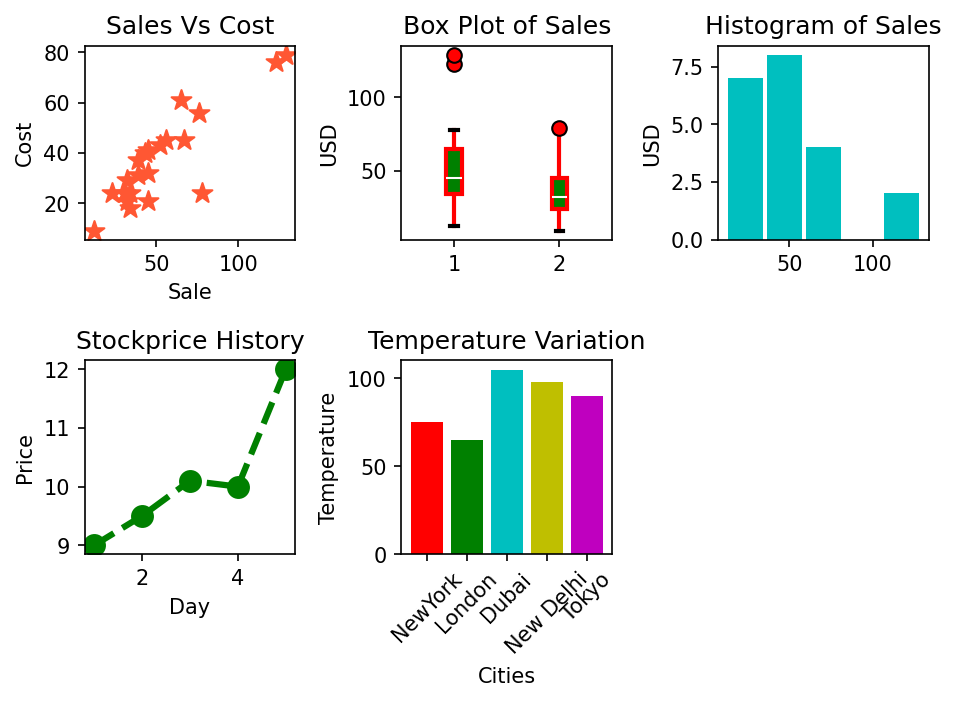

Generate this figure with Python:
# customize_the_plots.py
# ------------------------------------------------------------
# Customise various elements of the plot for visual appeal.
# ------------------------------------------------------------

import os
import matplotlib.pyplot as plt

csv_path = "/workspaces/stats-foundations-python/visualization/salesdata2.csv"
out_png  = "/workspaces/stats-foundations-python/visualization/customize_the_plots.png"

# Read file
with open(csv_path, "r", encoding="utf-8") as f:
    salefile = f.readlines()

# Create the sales lists
s_list, c_list = [], []
for line in salefile:
    line = line.strip()
    if not line:
        continue
    sale, cost = line.split(",", 1)
    s_list.append(int(sale))
    c_list.append(int(cost))

# Composite list for boxplot
sale_list = [s_list, c_list]

# 1) Scatter Plot
plt.subplot(2, 3, 1)
plt.title("Sales Vs Cost")
plt.xlabel("Sale")
plt.ylabel("Cost")
plt.scatter(
    s_list,
    c_list,
    marker="*",
    s=100,
    c="#FF5733"
)

# 2) Boxplot
plt.subplot(2, 3, 2)
plt.title("Box Plot of Sales")
plt.ylabel("USD")
plt.boxplot(
    sale_list,
    patch_artist=True,
    boxprops=dict(facecolor="g", color="r", linewidth=2),
    whiskerprops=dict(color="r", linewidth=2),
    medianprops=dict(color="w", linewidth=1),
    capprops=dict(color="k", linewidth=2),
    flierprops=dict(markerfacecolor="r", marker="o", markersize=7),
)

# 3) Histogram of sales
plt.subplot(2, 3, 3)
plt.title("Histogram of Sales")
plt.ylabel("USD")
plt.hist(s_list, bins=5, rwidth=0.9, color="c")

# 4) Line plot of stock
x_days   = [1, 2, 3, 4, 5]
y_price1 = [9, 9.5, 10.1, 10, 12]

plt.subplot(2, 3, 4)
plt.title("Stockprice History")
plt.ylabel("Price")
plt.xlabel("Day")
plt.plot(x_days, y_price1, color="green", marker="o", markersize=10, linewidth=3, linestyle="--")

# 5) Bar Chart of temperature variation
x_cities = ["NewYork", "London", "Dubai", "New Delhi", "Tokyo"]
y_temp   = [75, 65, 105, 98, 90]

plt.subplot(2, 3, 5)
plt.title("Temperature Variation")
plt.xlabel("Cities")
plt.ylabel("Temperature")
plt.xticks(rotation=45)  # <-- FIX: rotation expects a number or 'vertical'/'horizontal'
plt.bar(x_cities, y_temp, color=["r", "g", "c", "y", "m"])

# tidy layout and save BEFORE show
plt.tight_layout()

# Ensure output directory exists
os.makedirs(os.path.dirname(out_png), exist_ok=True)

plt.savefig(out_png, dpi=150, bbox_inches="tight")
plt.show()

print(f"Saved figure to: {out_png}")
